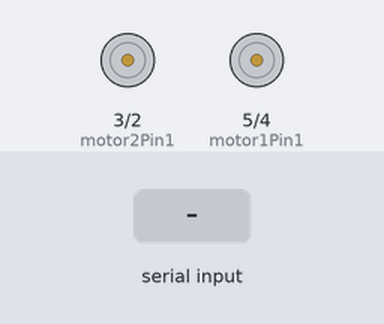
Recording of a sketch running on a simulated Arduino Uno, built with avr-gcc and run on an emulated ATmega328P. Shown: motor-driver pin pairs drawn as motors (green arrow = first pin HIGH = forward, orange = second pin HIGH = backward, longer = more drive). The inputs (shaded band) are chosen by the test bench.

Above: at 1.2 s.
1.3 s: "F" received over Serial
At 1.6 s:
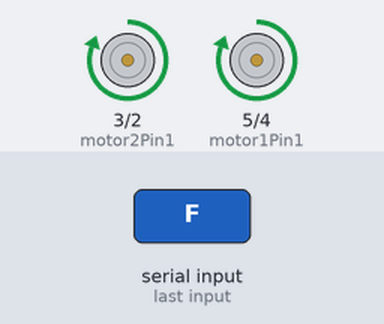
2.8 s: "B" received over Serial
At 4.0 s:
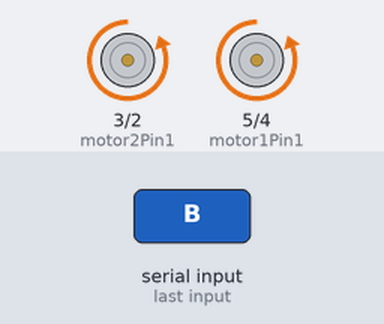
4.3 s: "L" received over Serial
At 5.1 s:
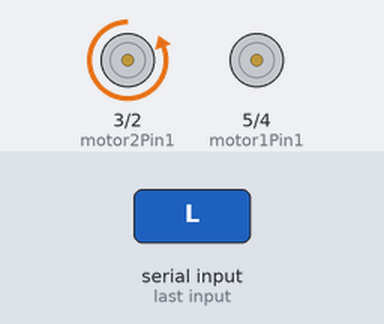
5.8 s: "R" received over Serial
At 6.3 s:
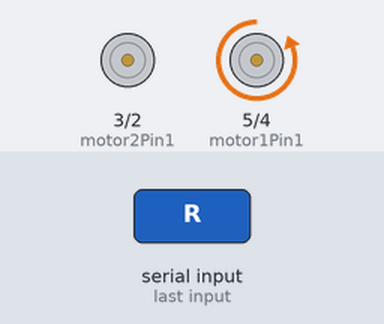
7.3 s: "G" received over Serial
At 8.5 s:
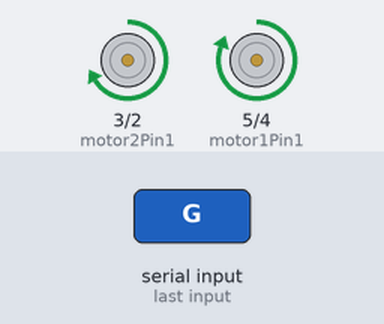
8.8 s: "I" received over Serial
At 9.8 s:
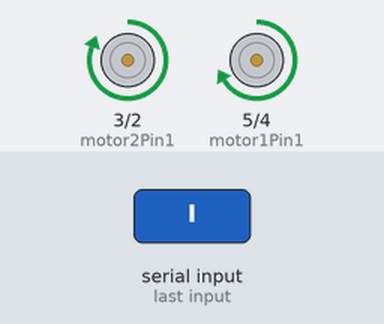
Timing chart, 0 to 11.3 s (numbered marks = the images above; inputs shaded):
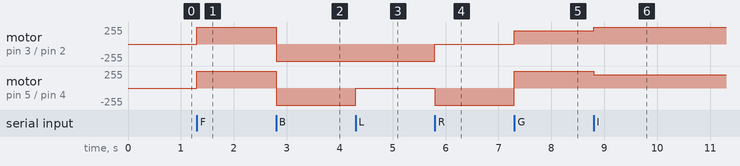

The sketch:

bluetoothCar.ino
```cpp
//initial motors pin
#define motor1Pin1 5
#define motor1Pin2 4
#define motor2Pin1 3
#define motor2Pin2 2

int Speed = 255;

char command;

void setup()
{
  Serial.begin(9600);  //Set the baud rate to your Bluetooth module.
}

void loop(){
  if(Serial.available() > 0){
    command = Serial.read();
    Stop(); //initialize with motors stoped
    //Change pin mode only if new command is different from previous.
    //Serial.println(command);
    switch(command){
    case 'F':
      forward();
      break;
    case 'B':
       back();
      break;
    case 'L':
      left();
      break;
    case 'R':
      right();
      break;
    case 'G':
      forwardLeft();
      break;
    case 'I':
      forwardRight();
      break;
    case 'H':
      backwardLeft();
      break;
    case 'J':
      backwardRight();
      break;
    case 'S':
      Stop();
      break;
  }
  }
}

void forward()
{
  analogWrite(motor1Pin1, Speed);
  analogWrite(motor1Pin2, 0);
  analogWrite(motor2Pin1, Speed);
  analogWrite(motor2Pin2, 0);
}

void back()
{
  analogWrite(motor1Pin1, 0);
  analogWrite(motor1Pin2, Speed);
  analogWrite(motor2Pin1, 0);
  analogWrite(motor2Pin2, Speed);
}

void left()
{
  analogWrite(motor1Pin1, 0);
  analogWrite(motor1Pin2, 50);
  analogWrite(motor2Pin1, 0);
  analogWrite(motor2Pin2, Speed);
}

void right()
{
  analogWrite(motor1Pin1, 0);
  analogWrite(motor1Pin2, Speed);
  analogWrite(motor2Pin1, 0);
  analogWrite(motor2Pin2, 50);
}

void Stop()
{
  analogWrite(motor1Pin1, 0);
  analogWrite(motor1Pin2, 0);
  analogWrite(motor2Pin1, 0);
  analogWrite(motor2Pin2, 0);
}

void forwardLeft(){
  analogWrite(motor1Pin1, Speed);
  analogWrite(motor1Pin2, 0);
  analogWrite(motor2Pin1, 200);
  analogWrite(motor2Pin2, 0);
}

void forwardRight(){
  analogWrite(motor1Pin1, 200);
  analogWrite(motor1Pin2, 0);
  analogWrite(motor2Pin1, 255);
  analogWrite(motor2Pin2, 0);
}

void backwardRight(){
  analogWrite(motor1Pin1, 0);
  analogWrite(motor1Pin2, Speed);
  analogWrite(motor2Pin1, 0);
  analogWrite(motor2Pin2, 200);
}

void backwardLeft(){
  analogWrite(motor1Pin1, 0);
  analogWrite(motor1Pin2, 200);
  analogWrite(motor2Pin1, 0);
  analogWrite(motor2Pin2, Speed);
}
```

Measured:
- after the input at 1.3 s, motor on pin 3 (motor2Pin1) / pin 2 (motor2Pin2), motor on pin 5 (motor1Pin1) / pin 4 (motor1Pin2): stopped → forward 255/255 at once
- after the input at 2.8 s, motor on pin 3 (motor2Pin1) / pin 2 (motor2Pin2), motor on pin 5 (motor1Pin1) / pin 4 (motor1Pin2): forward 255/255 → backward 255/255 at once
- after the input at 4.3 s, motor on pin 5 (motor1Pin1) / pin 4 (motor1Pin2): backward 255/255 → stopped at once
- after the input at 5.8 s, motor on pin 3 (motor2Pin1) / pin 2 (motor2Pin2): backward 255/255 → stopped at once; motor on pin 5 (motor1Pin1) / pin 4 (motor1Pin2): stopped → backward 255/255 at once
- after the input at 7.3 s, motor on pin 3 (motor2Pin1) / pin 2 (motor2Pin2): stopped → forward 200/255 at once; motor on pin 5 (motor1Pin1) / pin 4 (motor1Pin2): backward 255/255 → forward 255/255 at once
- after the input at 8.8 s, motor on pin 3 (motor2Pin1) / pin 2 (motor2Pin2): forward 200/255 → forward 255/255 at once; motor on pin 5 (motor1Pin1) / pin 4 (motor1Pin2): forward 255/255 → forward 200/255 at once
